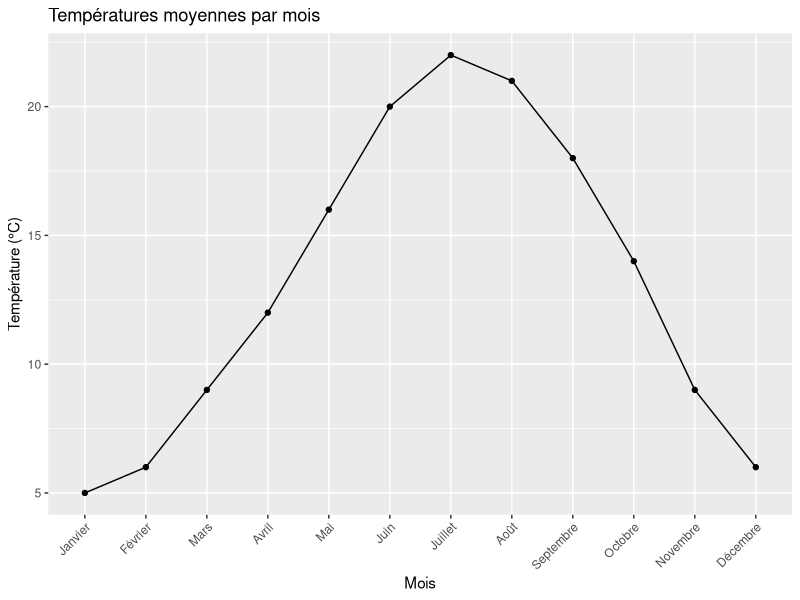

Reproduce this figure in R.
## ---- chunk 1
knitr::opts_chunk$set(echo = TRUE)
library(ggplot2)
## ---- chunk 2
data <- read.csv("../data/temperatures.csv")
# Convertir 'Mois' en facteur avec les niveaux dans l'ordre correct
data$Mois <- factor(data$Mois, levels = c("Janvier", "Février", "Mars", "Avril", "Mai", "Juin", 
                                          "Juillet", "Août", "Septembre", "Octobre", "Novembre", "Décembre"))
head(data)
## ---- chunk 3
ggplot(data, aes(x = Mois, y = Temperature)) +
  geom_line(aes(group = 1)) + # Ajouter une ligne, forcer tous les points à être considérés comme un seul groupe
  geom_point() + # Ajouter des points
  theme(axis.text.x = element_text(angle = 45, hjust = 1)) + # Incliner les étiquettes des mois
  labs(title = "Températures moyennes par mois",
       x = "Mois",
       y = "Température (°C)")
